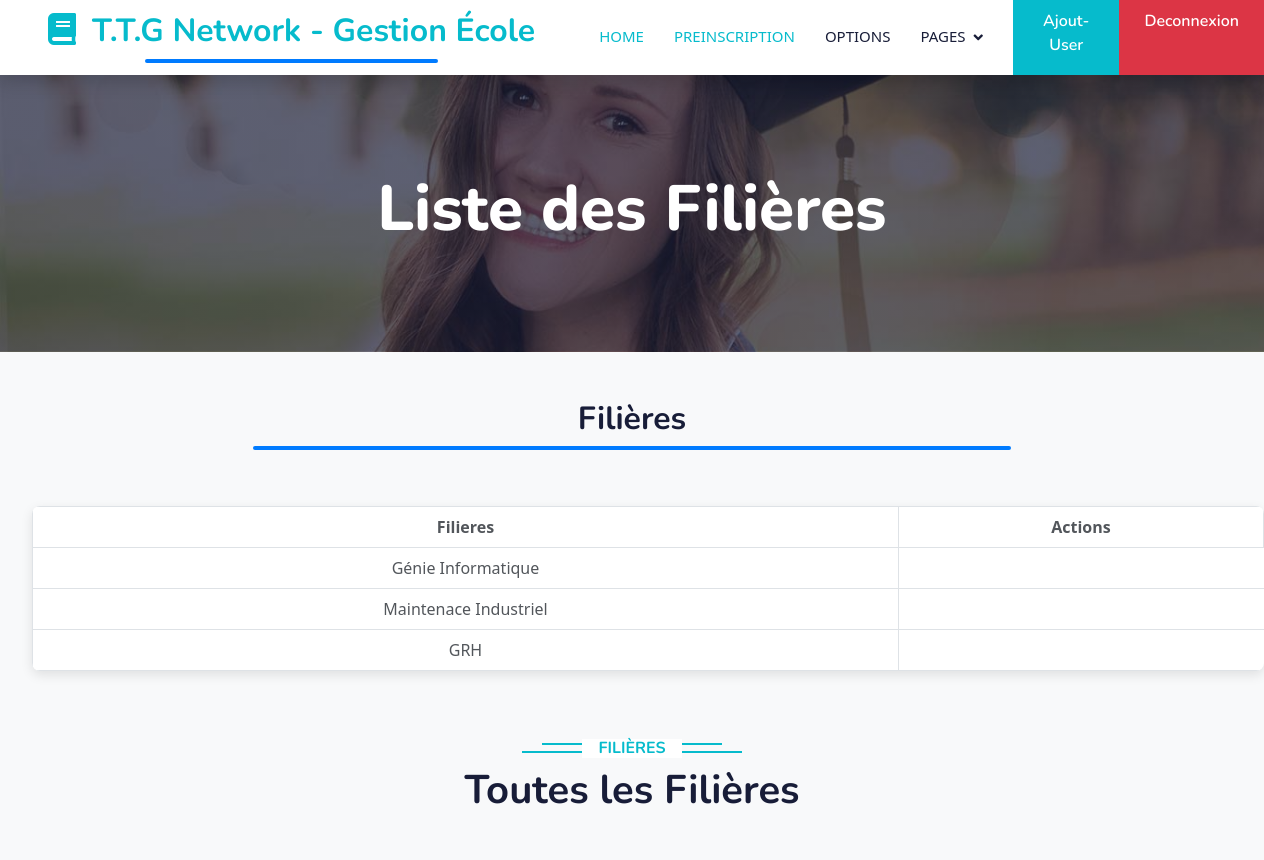
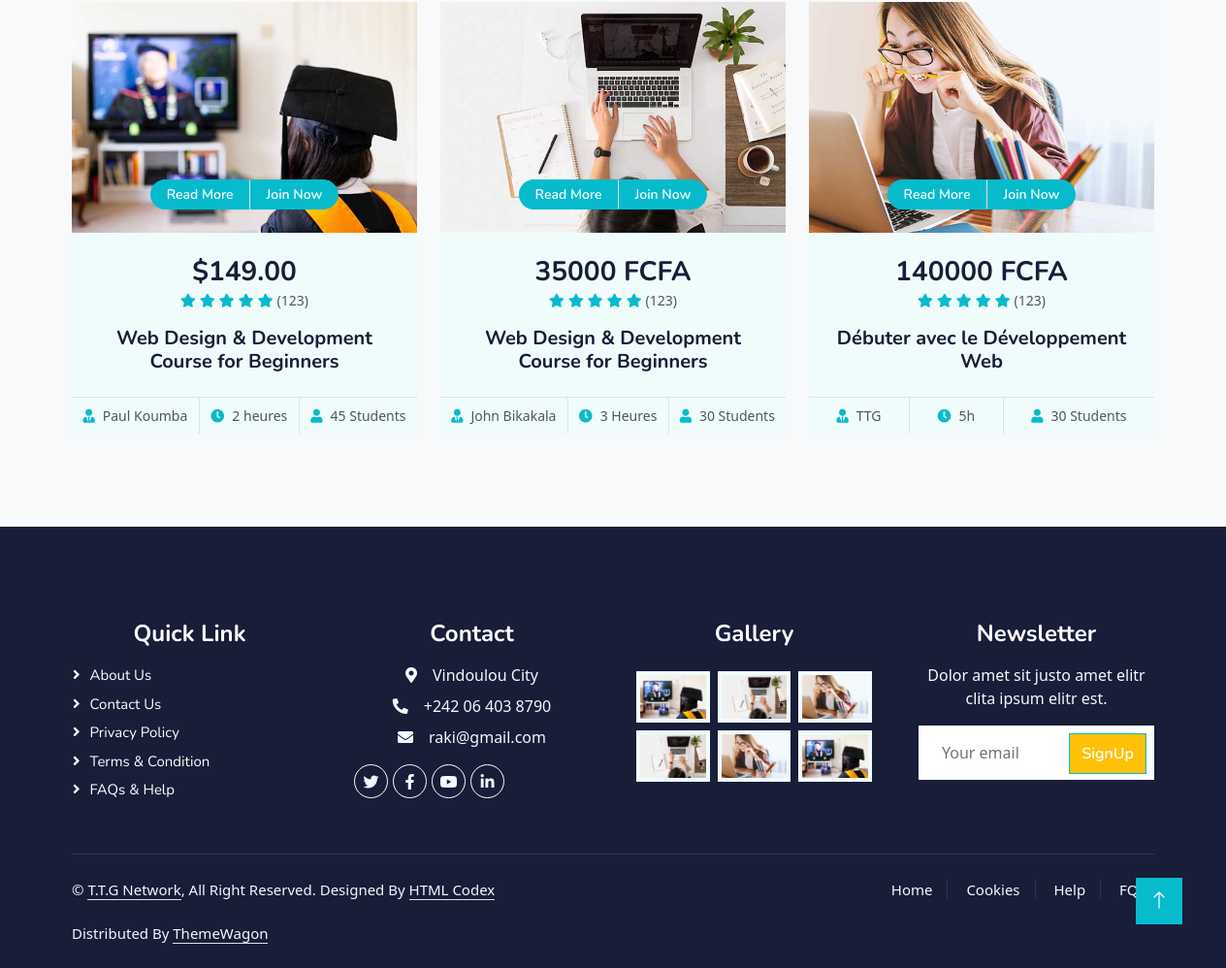
Page /filiere (signed in) on the committed database (2 pictures, top to bottom).
### core/models.py (models this page shows, shortened)
class Filiere(models.Model):
    nom = models.CharField(max_length=100)

### core/views.py (the view)
# urls.py: path('filiere', views.filieres_view, name='filiere'),
@login_required
def filieres_view(request):
    filieres = Filiere.objects.all()
    return render(request, 'liste_filieres.html', {'filieres': filieres})

### core/templates/liste_filieres.html (shortened to what this page needs)
{% extends "base.html" %}
{% load static %}
{% block content %}
<div class="container-fluid bg-primary py-5 mb-5 page-header">
  <div class="container py-5">
      <div class="row justify-content-center">
          <div class="col-lg-10 text-center">
              <h1 class="display-3 text-white animated slideInDown">Liste des Filières</h1>
          </div>
      </div>
  </div>
</div>
  <h2>Filières</h2>
  <ul><br><br>
      <table class="table table-bordered">
        <tr>
          <th>Filieres</th>
          <th>Actions</th>
        </tr>
        {% for filiere in filieres %}
        <tr>
          <td>{{ filiere.nom }}</td>
        </tr>
        {% endfor %}
      </table>
  </ul>
    <div class="container-xxl py-5">
      <div class="container">
          <div class="text-center wow fadeInUp" data-wow-delay="0.1s">
              <h6 class="section-title bg-white text-center text-primary px-3">Filières</h6>
              <h1 class="mb-5">Toutes les Filières</h1>
          </div>
          <div class="row g-4 justify-content-center">
              <div class="col-lg-4 col-md-6 wow fadeInUp" data-wow-delay="0.1s">
                  <div class="course-item bg-light">
                      <div class="position-relative overflow-hidden">
                          <img class="img-fluid" src="{% static 'img/course-1.jpg' %}" alt="">
                          <div class="w-100 d-flex justify-content-center position-absolute bottom-0 start-0 mb-4">
                              <a href="#" class="flex-shrink-0 btn btn-sm btn-primary px-3 border-end" style="border-radius: 30px 0 0 30px;">Read More</a>
                              <a href="#" class="flex-shrink-0 btn btn-sm btn-primary px-3" style="border-radius: 0 30px 30px 0;">Join Now</a>
                          </div>
                      </div>
                      <div class="text-center p-4 pb-0">
                          <h3 class="mb-0">$149.00</h3>
                          <div class="mb-3">
                              <small class="fa fa-star text-primary"></small>
                              <small class="fa fa-star text-primary"></small>
                              <small class="fa fa-star text-primary"></small>
                              <small class="fa fa-star text-primary"></small>
                              <small class="fa fa-star text-primary"></small>
                              <small>(123)</small>
                          </div>
                          <h5 class="mb-4">Web Design & Development Course for Beginners</h5>
                      </div>
                      <div class="d-flex border-top">
                          <small class="flex-fill text-center border-end py-2"><i class="fa fa-user-tie text-primary me-2"></i>Paul Koumba</small>
                          <small class="flex-fill text-center border-end py-2"><i class="fa fa-clock text-primary me-2"></i>2 heures</small>
                          <small class="flex-fill text-center py-2"><i class="fa fa-user text-primary me-2"></i>45 Students</small>
                      </div>
                  </div>
              </div>
              <div class="col-lg-4 col-md-6 wow fadeInUp" data-wow-delay="0.3s">
                  <div class="course-item bg-light">
                      <div class="position-relative overflow-hidden">
                          <img class="img-fluid" src="{% static 'img/course-2.jpg' %}" alt="">
                          <div class="w-100 d-flex justify-content-center position-absolute bottom-0 start-0 mb-4">
                              <a href="#" class="flex-shrink-0 btn btn-sm btn-primary px-3 border-end" style="border-radius: 30px 0 0 30px;">Read More</a>
                              <a href="#" class="flex-shrink-0 btn btn-sm btn-primary px-3" style="border-radius: 0 30px 30px 0;">Join Now</a>
                          </div>
                      </div>
                      <div class="text-center p-4 pb-0">
                          <h3 class="mb-0">35000 FCFA</h3>
                          <div class="mb-3">
                              <small class="fa fa-star text-primary"></small>
                              <small class="fa fa-star text-primary"></small>
                              <small class="fa fa-star text-primary"></small>
                              <small class="fa fa-star text-primary"></small>
                              <small class="fa fa-star text-primary"></small>
                              <small>(123)</small>
                          </div>
                          <h5 class="mb-4">Web Design & Development Course for Beginners</h5>
                      </div>
                      <div class="d-flex border-top">
                          <small class="flex-fill text-center border-end py-2"><i class="fa fa-user-tie text-primary me-2"></i>John Bikakala</small>
                          <small class="flex-fill text-center border-end py-2"><i class="fa fa-clock text-primary me-2"></i>3 Heures</small>
                          <small class="flex-fill text-center py-2"><i class="fa fa-user text-primary me-2"></i>30 Students</small>
                      </div>
                  </div>
              </div>
              <div class="col-lg-4 col-md-6 wow fadeInUp" data-wow-delay="0.5s">
                  <div class="course-item bg-light">
                      <div class="position-relative overflow-hidden">
                          <img class="img-fluid" src="{% static 'img/course-3.jpg' %}" alt="">
                          <div class="w-100 d-flex justify-content-center position-absolute bottom-0 start-0 mb-4">
                              <a href="#" class="flex-shrink-0 btn btn-sm btn-primary px-3 border-end" style="border-radius: 30px 0 0 30px;">Read More</a>
                              <a href="#" class="flex-shrink-0 btn btn-sm btn-primary px-3" style="border-radius: 0 30px 30px 0;">Join Now</a>
                          </div>
                      </div>
                      <div class="text-center p-4 pb-0">
                          <h3 class="mb-0">140000 FCFA</h3>
                          <div class="mb-3">
                              <small class="fa fa-star text-primary"></small>
                              <small class="fa fa-star text-primary"></small>
                              <small class="fa fa-star text-primary"></small>
                              <small class="fa fa-star text-primary"></small>
                              <small class="fa fa-star text-primary"></small>
                              <small>(123)</small>
                          </div>
                          <h5 class="mb-4">Débuter avec le Développement Web </h5>
                      </div>
                      <div class="d-flex border-top">
                          <small class="flex-fill text-center border-end py-2"><i class="fa fa-user-tie text-primary me-2"></i>TTG</small>
                          <small class="flex-fill text-center border-end py-2"><i class="fa fa-clock text-primary me-2"></i>5h</small>
                          <small class="flex-fill text-center py-2"><i class="fa fa-user text-primary me-2"></i>30 Students</small>
                      </div>
                  </div>
              </div>
          </div>
      </div>
  </div>
{% endblock %}

### core/static/css/style.css (style rules this page uses)
.btn { font-family: 'Nunito', sans-serif; font-weight: 600; transition: .5s; }
.btn.btn-primary, .btn.btn-secondary { color: #FFFFFF; }
.page-header { background: linear-gradient(rgba(24, 29, 56, .7), rgba(24, 29, 56, .7)), url(../img/carousel-1.jpg); background-position: center center; background-repeat: no-repeat; background-size: cover; }
.section-title { position: relative; display: inline-block; text-transform: uppercase; }
.section-title::before { position: absolute; content: ""; width: calc(100% + 80px); height: 2px; top: 4px; left: -40px; background: var(--primary); z-index: -1; }
.section-title::after { position: absolute; content: ""; width: calc(100% + 120px); height: 2px; bottom: 5px; left: -60px; background: var(--primary); z-index: -1; }
.category img, .course-item img { transition: .5s; }

### core/templates/base.html (style rules this page uses)
img, video { max-width: 100%; height: auto; }

### core/templates/liste_filieres.html (style rules this page uses)
h2::after { content: ''; display: block; width: 60%; height: 4px; background-color: #007BFF; margin: 8px auto 0; border-radius: 2px; }
body { font-family: 'Segoe UI', Tahoma, Geneva, Verdana, sans-serif; background-color: #f8f9fa; text-align: center; }
table { width: 90%; margin: 0 auto; border-collapse: collapse; background-color: #fff; box-shadow: 0 4px 12px rgba(0, 0, 0, 0.1); border-radius: 8px; overflow: hidden; }
th, td { padding: 14px 18px; text-align: center; border-bottom: 1px solid #ddd; }
tr:last-child td { border-bottom: none; }

### rows in the picture
Filiere: nom "Génie Informatique"
Filiere: nom "Maintenace Industriel"
Filiere: nom "GRH"
